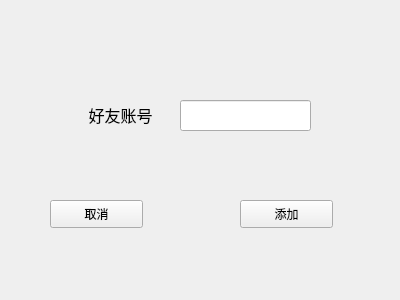
<?xml version="1.0" encoding="UTF-8"?>
<ui version="4.0">
 <class>addFriend</class>
 <widget class="QWidget" name="addFriend">
  <property name="geometry">
   <rect>
    <x>0</x>
    <y>0</y>
    <width>400</width>
    <height>300</height>
   </rect>
  </property>
  <property name="windowTitle">
   <string>Form</string>
  </property>
  <widget class="QLabel" name="label">
   <property name="geometry">
    <rect>
     <x>70</x>
     <y>80</y>
     <width>101</width>
     <height>71</height>
    </rect>
   </property>
   <property name="text">
    <string>&lt;html&gt;&lt;head/&gt;&lt;body&gt;&lt;p align=&quot;center&quot;&gt;&lt;span style=&quot; font-size:12pt;&quot;&gt;好友账号&lt;/span&gt;&lt;/p&gt;&lt;/body&gt;&lt;/html&gt;</string>
   </property>
  </widget>
  <widget class="QLineEdit" name="lineEdit">
   <property name="geometry">
    <rect>
     <x>180</x>
     <y>100</y>
     <width>131</width>
     <height>31</height>
    </rect>
   </property>
  </widget>
  <widget class="QPushButton" name="cancelButton">
   <property name="geometry">
    <rect>
     <x>50</x>
     <y>200</y>
     <width>93</width>
     <height>28</height>
    </rect>
   </property>
   <property name="text">
    <string>取消</string>
   </property>
  </widget>
  <widget class="QPushButton" name="pushButton_2">
   <property name="geometry">
    <rect>
     <x>240</x>
     <y>200</y>
     <width>93</width>
     <height>28</height>
    </rect>
   </property>
   <property name="text">
    <string>添加</string>
   </property>
  </widget>
 </widget>
 <resources/>
 <connections/>
</ui>
